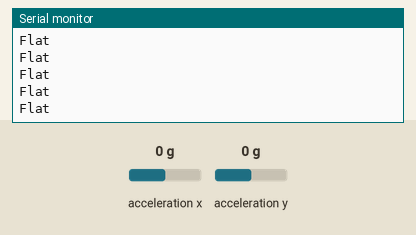
Recording of a sketch running on a simulated Arduino Uno, built with avr-gcc and run on an emulated ATmega328P. Shown: the last lines printed to the serial monitor. The inputs (shaded band) are chosen by the test bench; at power-on: acceleration x 0 g, acceleration y 0 g.

Above: at 1.2 s.
1.3 s: acceleration x set to -1.4 g
At 2.3 s:
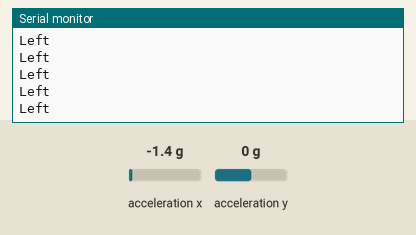
3.2 s: acceleration x set to 0 g
At 4.0 s:
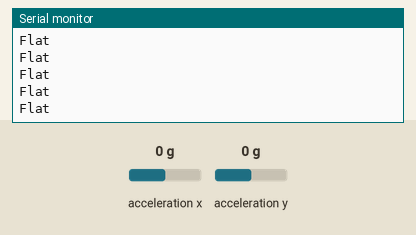
6.2 s: acceleration y set to -1.4 g
At 7.0 s:
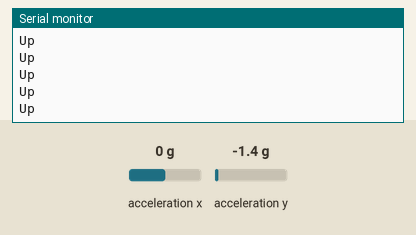
8.1 s: acceleration y set to 0.8 g
At 8.8 s:
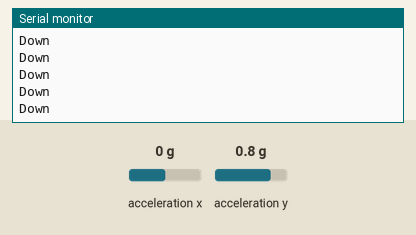
10.0 s: acceleration x set to -0.8 g
At 10.8 s:
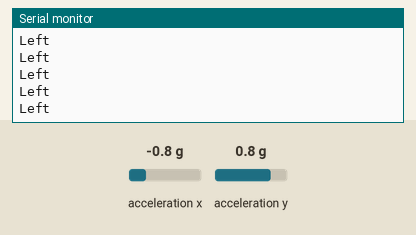
13.0 s: acceleration x set to 0.8 g
At 14.0 s:
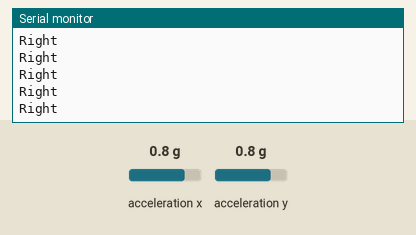

Measured:
- after the input at 1.3 s, the serial monitor: prints a new line after 0.07 s (image 1)
- after the input at 6.2 s, the serial monitor: prints a new line after 0.07 s (image 3)
- after the input at 8.1 s, the serial monitor: prints a new line after 0.07 s (image 4)
- after the input at 10.0 s, the serial monitor: prints a new line after 0.07 s (image 5)
- after the input at 13.0 s, the serial monitor: prints a new line after 0.07 s (image 6)

The sketch:

MMA8552Q.ino
```cpp
#include "Wire.h"
#include "SparkFun_MMA8452Q.h"    // Click here to get the library: http://librarymanager/All#SparkFun_MMA8452Q

MMA8452Q accel;                   // create instance of the MMA8452 class

void setup() {
  Serial.begin(9600);
  Serial.println("MMA8452Q Orientation Test Code!");
  Wire.begin();

  if (accel.begin() == false) {
    Serial.println("Not Connected. Please check connections and read the hookup guide.");
    while (1);
  }
}

void loop() {
  if (accel.available()) {      // Wait for new data from accelerometer
    // Orientation of board (Right, Left, Down, Up);
    if (accel.isRight() == true) {
      Serial.println("Right");
    }
    else if (accel.isLeft() == true) {
      Serial.println("Left");
    }
    else if (accel.isUp() == true) {
      Serial.println("Up");
    }
    else if (accel.isDown() == true) {
      Serial.println("Down");
    }
    else if (accel.isFlat() == true) {
      Serial.println("Flat");
    }
  }
}
```
